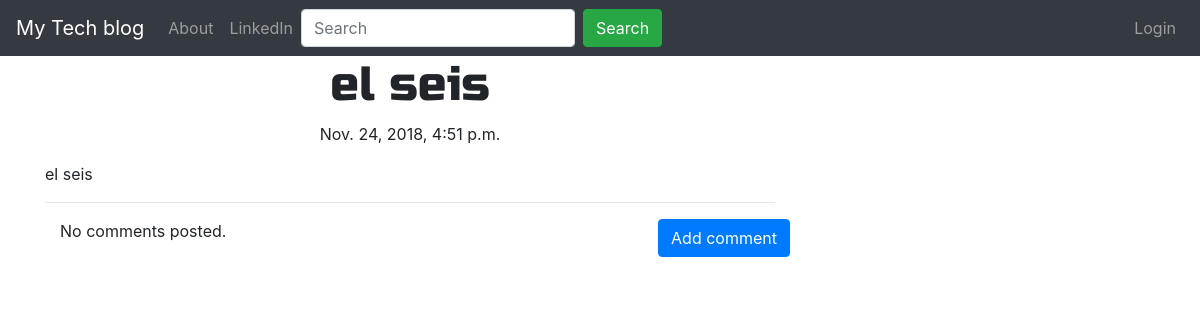
The page /post/8/ on the database its author committed.
### blog/models.py (models this page shows, shortened)
class Post(models.Model):
    author = models.ForeignKey('auth.User',on_delete=models.DO_NOTHING)
    title = models.CharField(max_length=200)
    text = models.TextField()
    created_date = models.DateTimeField(default=timezone.now)
    published_date = models.DateTimeField(blank=True, null=True)

### blog/views.py (the view)
# urls.py: path('post/<int:pk>/',views.PostDetailView.as_view(),name='post_detail'),
class PostDetailView(DetailView):
    model = Post

### blog/templates/blog/post_detail.html (shortened to what this page needs)
{% extends 'blog/base.html' %}
{% block content %}
        <h1 class='posttitle loader'>{{ post.title }}</h1>
        {% if post.published_date %}
            <div class="date postdate">
                {{ post.published_date }}
            </div>
        {% else %}
            <a class="btn btn-default" href="{% url 'post_publish' pk=post.pk %}">Publish</a>
        {% endif %}
      <p class='postcontent' >{{ post.text|safe|linebreaksbr }}</p>
  <hr>
  <a class="btn btn-primary btn-comment" href="{% url 'add_comment_to_post' pk=post.pk %}">Add comment</a>
  <div class="container">
  {% for comment in post.comments.all %}
  <br>
      {% if user.is_authenticated or comment.approved_comment %}
              {{ comment.created_date }}
              {% if not comment.approved_comment %}
                  <a class="btn btn-default" href="{% url 'comment_remove' pk=comment.pk %}"><i class="fa fa-trash"></i> Trash</button></a>
                  <a class="btn btn-default" href="{% url 'comment_approve' pk=comment.pk %}"><i class="far fa-thumbs-up"></i> Publish</a>
              {% endif %}
          <p>{{ comment.text|safe|linebreaks }}</p>
          <p>Posted by: <strong>{{ comment.author }}</strong></p>
      {% endif %}
  {% empty %}
      <p>No comments posted.</p>
  {% endfor %}
</div>
{% endblock %}

### blog/static/css/blog.css (style rules this page uses)
.postdate { text-align: center; }
.posttitle { font-family: 'Russo One', sans-serif; font-size: 3em; text-align: center; }
.postcontent { font-family: 'Montserrat'; font-size: 1.5em; }
.btn-comment { position: absolute; right: 0px; }

### rows shown on the page
Post: title "el seis", published_date "Nov. 24, 2018, 4:51 p.m.", text "el seis"
